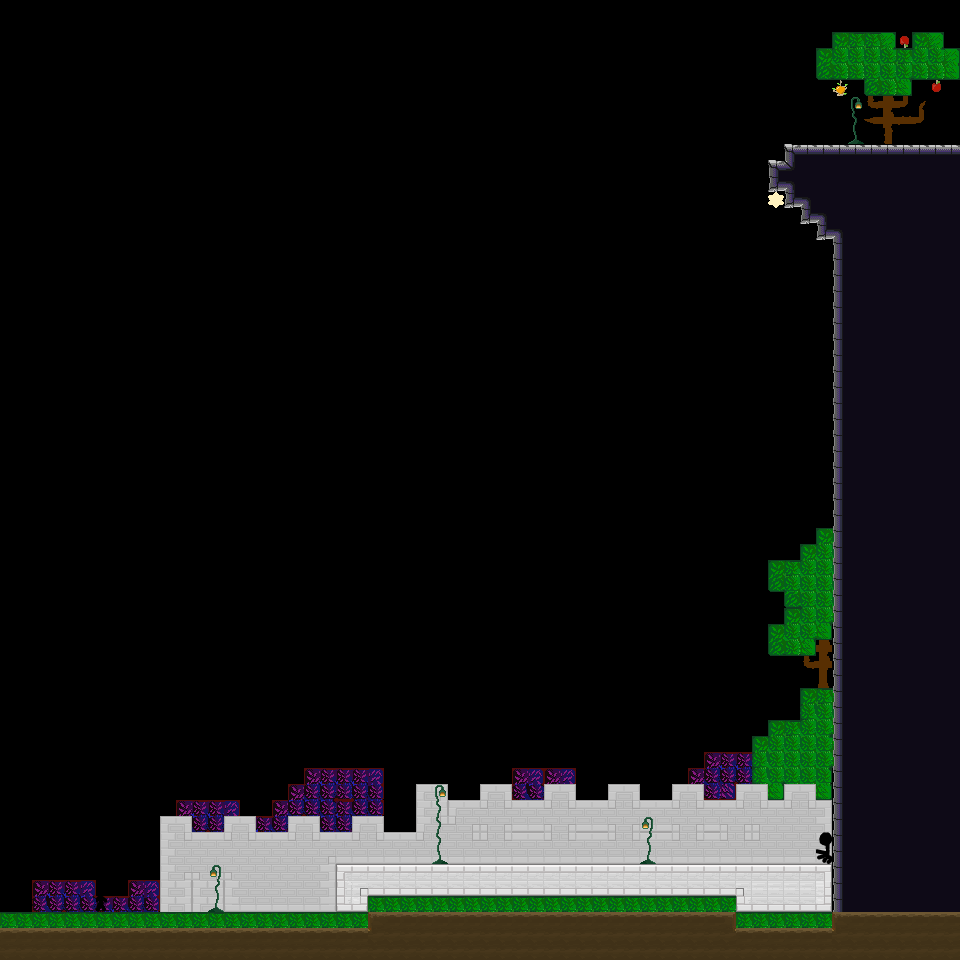

Tiled map render using the project's own tile images. Description and the map definition, with tile-layer contents summarised, below:
An orthogonal 60x60 tile map with 16x16 px tiles, 9 tile layers (bkg_far, bkg_close, onoff-defaulton(blue), onoff-defaultoff(blue), ...), 8 tilesets.

<map version="1.10" tiledversion="1.11.0" orientation="orthogonal" renderorder="right-down" width="60" height="60" tilewidth="16" tileheight="16" infinite="0" nextlayerid="11" nextobjectid="1">
 <tileset firstgid="1" source="../../jail_wall.tsx" />
 <tileset firstgid="65" source="../../jail_block.tsx" />
 <tileset firstgid="129" source="../../onoff_block.tsx" />
 <tileset firstgid="144" source="../3 - Old Tunnels/dirt_block.tsx" />
 <tileset firstgid="159" source="../../PlaceholderSprites.tsx" />
 <tileset firstgid="264" source="../../marble_block.tsx" />
 <tileset firstgid="279" source="../3 - Old Tunnels/marble_wall.tsx" />
 <tileset firstgid="294" source="../../decorative_props.tsx" />
 <layer id="4" name="bkg_far" width="60" height="60">
  <properties>
   <property name="unity:sortinglayer" value="Bkg_far" />
  </properties>
  <data>[3600 cells, 174 non-empty, 29 distinct tile ids]</data>
 </layer>
 <layer id="1" name="bkg_close" width="60" height="60">
  <properties>
   <property name="unity:sortinglayer" value="Bkg" />
  </properties>
  <data>[3600 cells, 234 non-empty, 32 distinct tile ids]</data>
 </layer>
 <layer id="6" name="onoff-defaulton(blue)" width="60" height="60">
  <properties>
   <property name="unity:layer" value="Ground" />
   <property name="unity:sortinglayer" value="Ground" />
   <property name="unity:tag" value="onoff-defaulton" />
  </properties>
  <data>[3600 cells, 0 non-empty, 0 distinct tile ids]</data>
 </layer>
 <layer id="7" name="onoff-defaultoff(blue)" width="60" height="60">
  <properties>
   <property name="unity:layer" value="Ground" />
   <property name="unity:sortinglayer" value="Ground" />
   <property name="unity:tag" value="onoff-defaultoff" />
  </properties>
  <data>[3600 cells, 0 non-empty, 0 distinct tile ids]</data>
 </layer>
 <layer id="9" name="onoff2-defaulton(purple)" width="60" height="60">
  <properties>
   <property name="unity:layer" value="Ground" />
   <property name="unity:sortinglayer" value="Ground" />
   <property name="unity:tag" value="onoff2-defaulton" />
  </properties>
  <data>[3600 cells, 0 non-empty, 0 distinct tile ids]</data>
 </layer>
 <layer id="8" name="onoff2-defaultoff(purple)" width="60" height="60">
  <properties>
   <property name="unity:layer" value="Ground" />
   <property name="unity:sortinglayer" value="Ground" />
   <property name="unity:tag" value="onoff2-defaultoff" />
  </properties>
  <data>[3600 cells, 0 non-empty, 0 distinct tile ids]</data>
 </layer>
 <layer id="2" name="ground" width="60" height="60">
  <properties>
   <property name="unity:layer" value="Ground" />
   <property name="unity:sortinglayer" value="Ground" />
  </properties>
  <data>[3600 cells, 688 non-empty, 28 distinct tile ids]</data>
 </layer>
 <layer id="10" name="annotations (for game objects)" width="60" height="60">
  <data>[3600 cells, 5 non-empty, 4 distinct tile ids]</data>
 </layer>
 <layer id="3" name="foreground" width="60" height="60">
  <properties>
   <property name="unity:sortinglayer" value="Foreground" />
  </properties>
  <data>[3600 cells, 123 non-empty, 7 distinct tile ids]</data>
 </layer>
</map>
